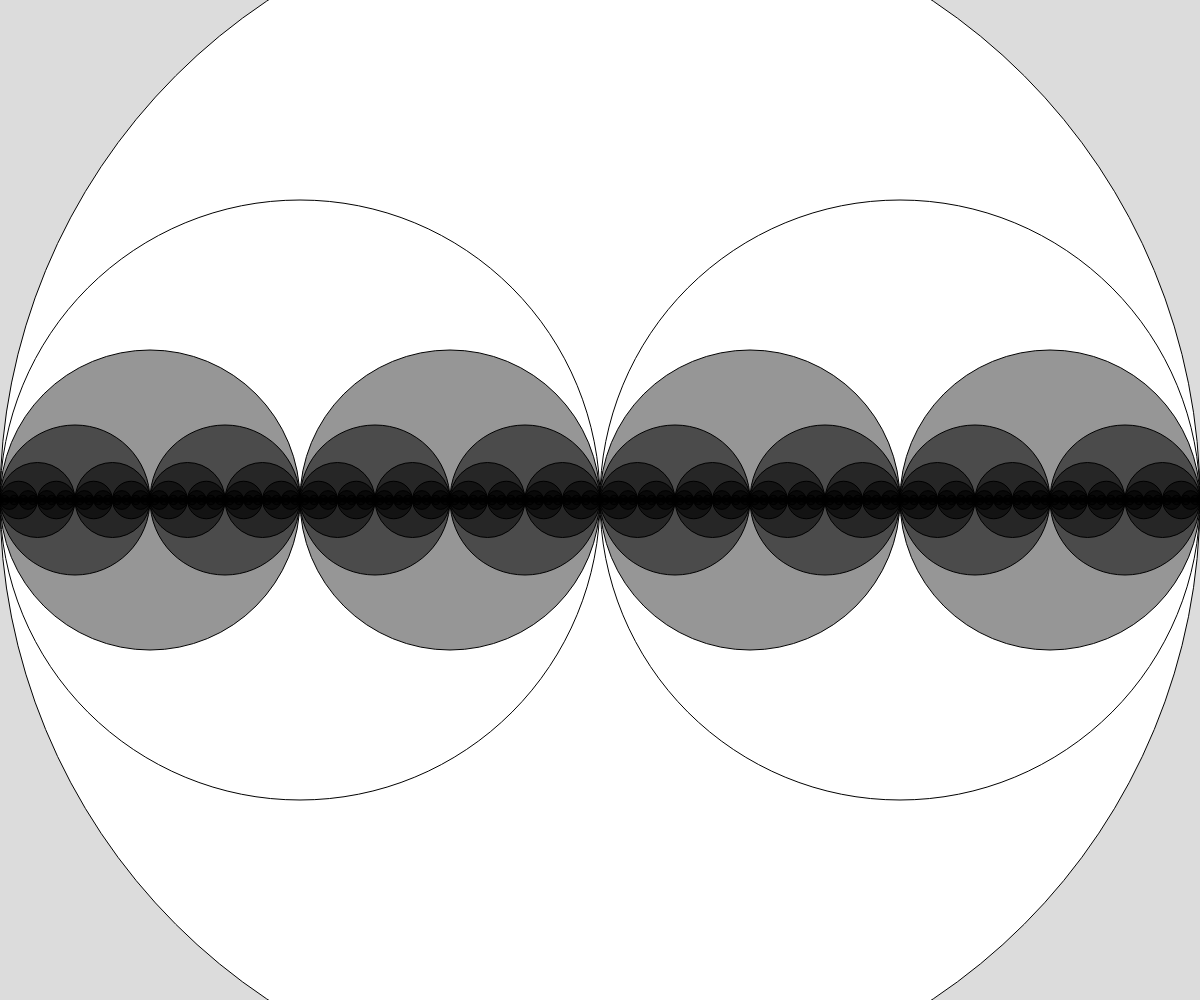
Frame 1 (no input)
Frame 60 (no input): identical to frame 1, image omitted
Frame 120 (the mouse pressed at the canvas centre since frame 60): identical to frame 1, image omitted

The p5.js sketch that drew this single still picture (run headless with seeded random() and noise() and a simulated clock; from frame 60 on, the mouse is pressed at the canvas centre):

// p5.js sketch
// ── sketch.js
// Recursive Circles Demo


function setup() {
  createCanvas(windowWidth, windowHeight);
}

function draw() {
  background(220);
  drawCircle(width/2, width/2);
}

function drawCircle(x, radius){
  fill(radius);
  circle(x, height/2, radius * 2);

  if (radius > 0.2){
    drawCircle(x - radius/2, radius/2);
    drawCircle(x + radius/2, radius/2);
  }
}
